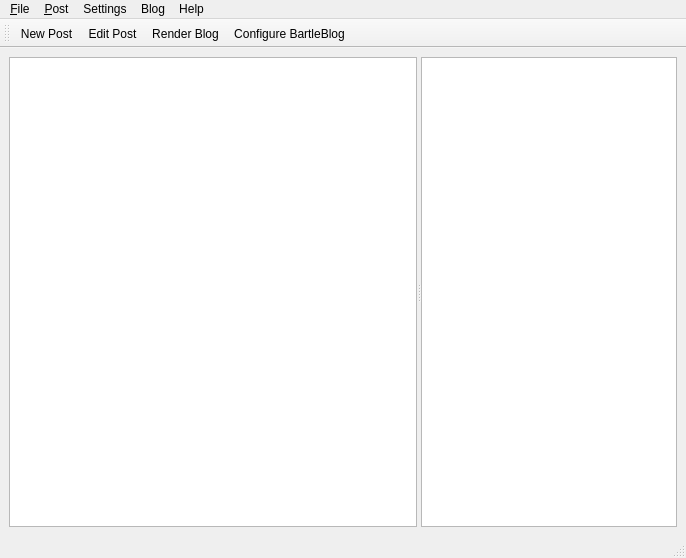
<ui version="4.0" >
 <class>MainWindow</class>
 <widget class="QMainWindow" name="MainWindow" >
  <property name="geometry" >
   <rect>
    <x>0</x>
    <y>0</y>
    <width>686</width>
    <height>558</height>
   </rect>
  </property>
  <property name="windowTitle" >
   <string>MainWindow</string>
  </property>
  <widget class="QWidget" name="centralwidget" >
   <property name="geometry" >
    <rect>
     <x>0</x>
     <y>57</y>
     <width>686</width>
     <height>477</height>
    </rect>
   </property>
   <layout class="QVBoxLayout" >
    <property name="spacing" >
     <number>6</number>
    </property>
    <property name="margin" >
     <number>9</number>
    </property>
    <item>
     <widget class="QSplitter" name="splitter" >
      <property name="orientation" >
       <enum>Qt::Horizontal</enum>
      </property>
      <widget class="QTreeView" name="tree" >
       <property name="sizePolicy" >
        <sizepolicy vsizetype="Expanding" hsizetype="Expanding" >
         <horstretch>1</horstretch>
         <verstretch>0</verstretch>
        </sizepolicy>
       </property>
       <property name="sortingEnabled" >
        <bool>false</bool>
       </property>
       <property name="animated" >
        <bool>false</bool>
       </property>
       <property name="allColumnsShowFocus" >
        <bool>true</bool>
       </property>
      </widget>
      <widget class="PBrowser" name="viewer" >
       <property name="sizePolicy" >
        <sizepolicy vsizetype="Ignored" hsizetype="Ignored" >
         <horstretch>0</horstretch>
         <verstretch>0</verstretch>
        </sizepolicy>
       </property>
       <property name="font" >
        <font>
         <family>Bitstream Vera Sans</family>
        </font>
       </property>
       <property name="openExternalLinks" >
        <bool>true</bool>
       </property>
      </widget>
     </widget>
    </item>
   </layout>
  </widget>
  <widget class="QMenuBar" name="menubar" >
   <property name="geometry" >
    <rect>
     <x>0</x>
     <y>0</y>
     <width>686</width>
     <height>27</height>
    </rect>
   </property>
   <widget class="QMenu" name="menuSettings" >
    <property name="title" >
     <string>Settings</string>
    </property>
    <addaction name="actionConfigure" />
   </widget>
   <widget class="QMenu" name="menu_Post" >
    <property name="title" >
     <string>&amp;Post</string>
    </property>
    <addaction name="actionEditPost" />
    <addaction name="actionDelete" />
   </widget>
   <widget class="QMenu" name="menuBlog" >
    <property name="title" >
     <string>Blog</string>
    </property>
    <widget class="QMenu" name="menuRegenerate_HTML" >
     <property name="title" >
      <string>Regenerate HTML</string>
     </property>
     <addaction name="actionRegenerateNeeded" />
     <addaction name="actionRegenerateAll" />
    </widget>
    <widget class="QMenu" name="menuRender_Pages" >
     <property name="title" >
      <string>Render Pages</string>
     </property>
     <addaction name="actionRender_Blog" />
     <addaction name="actionRender_Full_Blog" />
    </widget>
    <addaction name="separator" />
    <addaction name="menuRender_Pages" />
    <addaction name="menuRegenerate_HTML" />
   </widget>
   <widget class="QMenu" name="menu_File" >
    <property name="title" >
     <string>&amp;File</string>
    </property>
    <widget class="QMenu" name="menuImport" >
     <property name="title" >
      <string>Import</string>
     </property>
     <addaction name="actionImport_Advogato" />
     <addaction name="actionImport_PyDS" />
    </widget>
    <addaction name="separator" />
    <addaction name="actionNewPost" />
    <addaction name="actionNew_Story" />
    <addaction name="separator" />
    <addaction name="menuImport" />
    <addaction name="separator" />
    <addaction name="actionQuit" />
   </widget>
   <widget class="QMenu" name="menuHelp" >
    <property name="title" >
     <string>Help</string>
    </property>
    <addaction name="actionBartleBlog_Help" />
    <addaction name="actionAbout_BartleBlog" />
   </widget>
   <addaction name="menu_File" />
   <addaction name="menu_Post" />
   <addaction name="menuSettings" />
   <addaction name="menuBlog" />
   <addaction name="menuHelp" />
  </widget>
  <widget class="QStatusBar" name="statusbar" >
   <property name="geometry" >
    <rect>
     <x>0</x>
     <y>534</y>
     <width>686</width>
     <height>24</height>
    </rect>
   </property>
  </widget>
  <widget class="QToolBar" name="toolBar" >
   <property name="geometry" >
    <rect>
     <x>0</x>
     <y>27</y>
     <width>686</width>
     <height>30</height>
    </rect>
   </property>
   <property name="orientation" >
    <enum>Qt::Horizontal</enum>
   </property>
   <attribute name="toolBarArea" >
    <enum>TopToolBarArea</enum>
   </attribute>
   <attribute name="toolBarBreak" >
    <bool>false</bool>
   </attribute>
   <addaction name="actionNewPost" />
   <addaction name="actionEditPost" />
   <addaction name="actionRender_Blog" />
   <addaction name="actionConfigure" />
  </widget>
  <action name="actionEditPost" >
   <property name="checkable" >
    <bool>false</bool>
   </property>
   <property name="icon" >
    <iconset resource="../../resources/icons.qrc" >
     <normaloff>:/icons/icons/edit.svg</normaloff>:/icons/icons/edit.svg</iconset>
   </property>
   <property name="text" >
    <string>Edit Post</string>
   </property>
  </action>
  <action name="actionRender_Blog" >
   <property name="icon" >
    <iconset resource="../../resources/icons.qrc" >
     <normaloff>:/icons/icons/webexport.svg</normaloff>:/icons/icons/webexport.svg</iconset>
   </property>
   <property name="text" >
    <string>Render Blog</string>
   </property>
  </action>
  <action name="actionNewPost" >
   <property name="icon" >
    <iconset resource="../../resources/icons.qrc" >
     <normaloff>:/icons/icons/filenew.svg</normaloff>:/icons/icons/filenew.svg</iconset>
   </property>
   <property name="text" >
    <string>New Post</string>
   </property>
  </action>
  <action name="actionConfigure" >
   <property name="icon" >
    <iconset resource="../../resources/icons.qrc" >
     <normaloff>:/icons/icons/configure.svg</normaloff>:/icons/icons/configure.svg</iconset>
   </property>
   <property name="text" >
    <string>Configure BartleBlog</string>
   </property>
  </action>
  <action name="actionImport_Advogato" >
   <property name="text" >
    <string>Import Advogato</string>
   </property>
  </action>
  <action name="actionImport_PyDS" >
   <property name="text" >
    <string>Import PyDS</string>
   </property>
  </action>
  <action name="actionRegenerateNeeded" >
   <property name="text" >
    <string>Where necessary</string>
   </property>
  </action>
  <action name="actionRegenerateAll" >
   <property name="text" >
    <string>Everywhere</string>
   </property>
  </action>
  <action name="actionDelete" >
   <property name="icon" >
    <iconset resource="../../resources/icons.qrc" >
     <normaloff>:/icons/icons/delete.svg</normaloff>:/icons/icons/delete.svg</iconset>
   </property>
   <property name="text" >
    <string>delete</string>
   </property>
  </action>
  <action name="actionRender_Full_Blog" >
   <property name="icon" >
    <iconset resource="../../resources/icons.qrc" >
     <normaloff>:/icons/icons/webexport.svg</normaloff>:/icons/icons/webexport.svg</iconset>
   </property>
   <property name="text" >
    <string>Render Full Blog</string>
   </property>
  </action>
  <action name="actionAbout_BartleBlog" >
   <property name="text" >
    <string>About BartleBlog</string>
   </property>
  </action>
  <action name="actionNew_Story" >
   <property name="icon" >
    <iconset resource="../../resources/icons.qrc" >
     <normaloff>:/icons/icons/filenew.svg</normaloff>:/icons/icons/filenew.svg</iconset>
   </property>
   <property name="text" >
    <string>New Story</string>
   </property>
  </action>
  <action name="actionQuit" >
   <property name="icon" >
    <iconset resource="../../resources/icons.qrc" >
     <normaloff>:/icons/icons/exit.svg</normaloff>:/icons/icons/exit.svg</iconset>
   </property>
   <property name="text" >
    <string>Quit</string>
   </property>
   <property name="shortcut" >
    <string>Ctrl+Q</string>
   </property>
  </action>
  <action name="actionBartleBlog_Help" >
   <property name="icon" >
    <iconset resource="../../resources/icons.qrc" >
     <normaloff>:/icons/icons/help.svg</normaloff>:/icons/icons/help.svg</iconset>
   </property>
   <property name="text" >
    <string>BartleBlog Help</string>
   </property>
   <property name="shortcut" >
    <string>F1</string>
   </property>
  </action>
 </widget>
 <customwidgets>
  <customwidget>
   <class>PBrowser</class>
   <extends>QTextBrowser</extends>
   <header>pbrowser.h</header>
  </customwidget>
 </customwidgets>
 <resources>
  <include location="../../resources/icons.qrc" />
 </resources>
 <connections/>
</ui>
